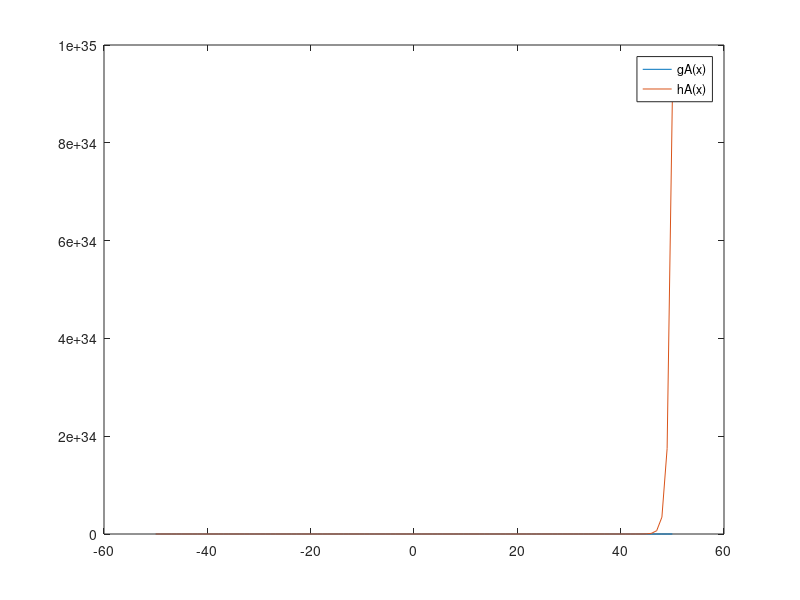
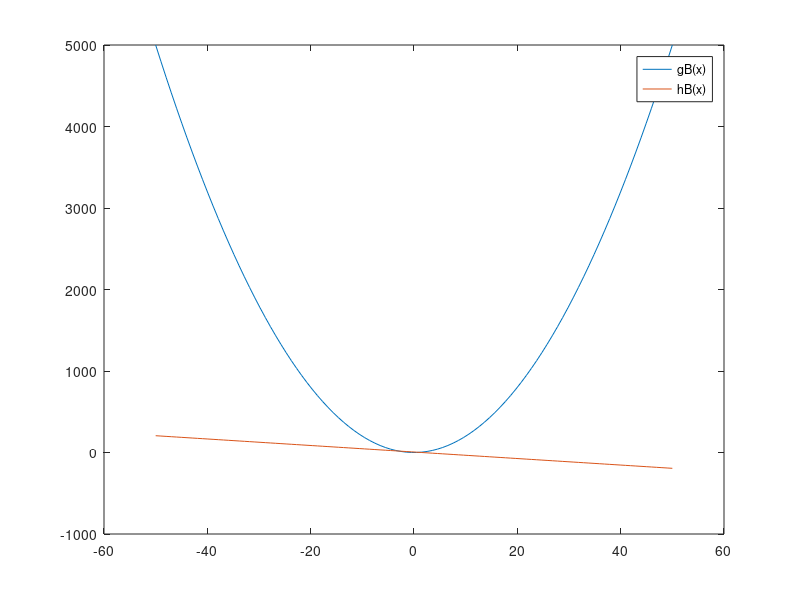

These charts were generated, in order, by the following MATLAB code:
# A
funcA = @(x) sqrt(x) - 5 .^ x;
gA = @(x) sqrt(x);
hA = @(x) 5 .^ x;

x = linspace(-50, 50);

figure
plot(x, gA(x));
hold on;
plot(x, hA(x));
legend("gA(x)", "hA(x)");

# B
funcB = @(x) 2 * x .^ 2 + 4 * x - 6;
gB = @(x) 2 * x .^ 2;
hB = @(x) - 4 * x + 6;

figure
plot(x, gB(x));
hold on;
plot(x, hB(x));
legend("gB(x)", "hB(x)");
